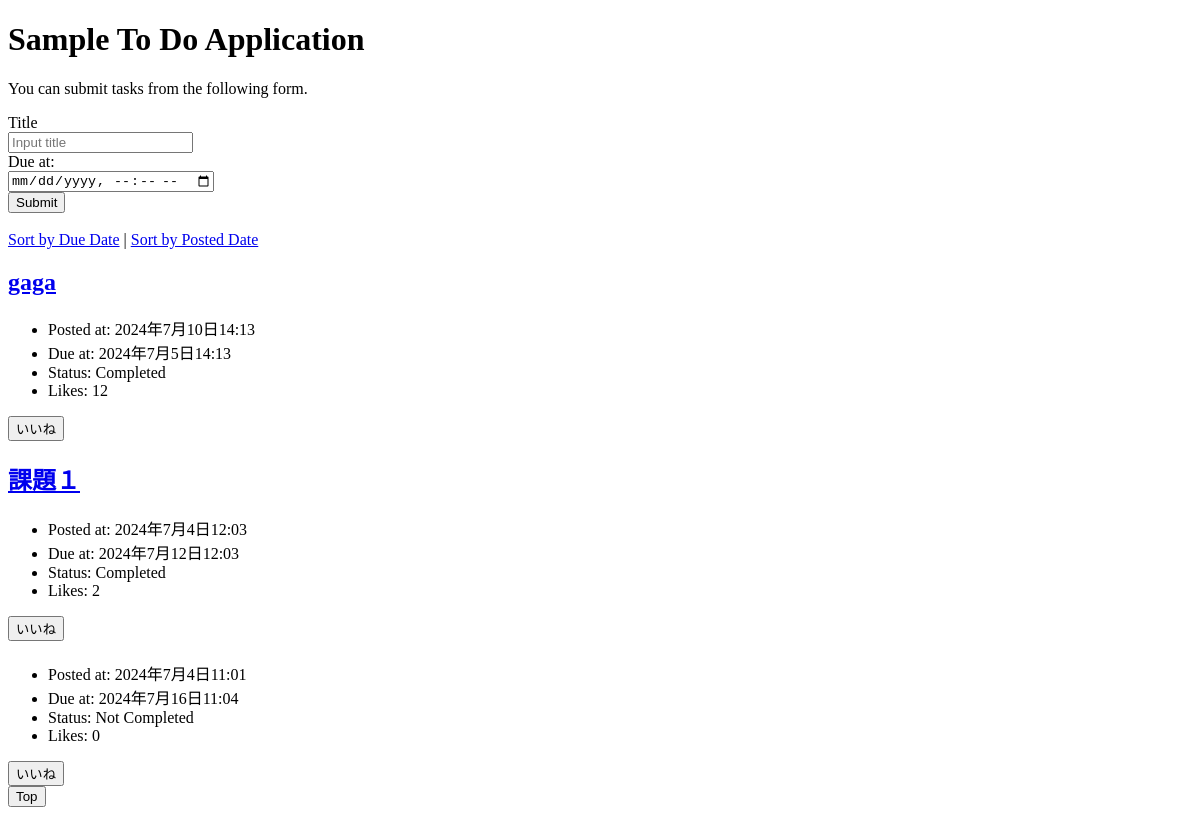
The page / on the database its author committed.
### todo/models.py (models this page shows, shortened)
class Task(models.Model):
    title = models.CharField(max_length=100)
    completed = models.BooleanField(default=False)
    posted_at = models.DateTimeField(default=timezone.now)
    due_at = models.DateTimeField(null=True, blank=True)
    likes = models.PositiveIntegerField(default=0)

### todo/views.py (the view)
# urls.py: path('', todo_views.index, name='index'),
def index(request):
    if request.method == 'POST':
        task = Task(title=request.POST['title'],
                due_at=make_aware (parse_datetime(request.POST['due_at'])))
        task.save()
    if request.GET.get('order') == 'due':
        tasks = Task.objects.order_by('due_at')
    else:
        tasks = Task.objects.order_by('-posted_at')
    context = {
        'tasks': tasks
    }
    return render(request, 'todo/index.html', context)

### todo/templates/todo/index.html (shortened to what this page needs)
{% load static %}
<!DOCTYPE html>
<html lang="ja">
  <head>
    <link rel="stylesheet" type="text/css" href="./css/index.css" />
  </head>
  <body>
    <h1>Sample To Do Application</h1>
    <p>You can submit tasks from the following form.</p>
    <form action="{% url 'index' %}" method="post">
      <div>
        <label for="titleInput">Title</label><br>
        <input id="titleInput" name="title" type="text" placeholder="Input title">
      </div>
      <div>
        <label for="dueInput">Due at:</label><br>
        <input id="dueInput" name="due_at" type="datetime-local">
      </div>
      <div>
        <button type="submit">Submit</button>
      </div>
    </form>
    <br>
    <div>
      <a href="{% url 'index' %}?order=due">Sort by Due Date</a> |
      <a href="{% url 'index' %}?order=post">Sort by Posted Date</a>
    </div>
    {% for task in tasks %}
    <div class="text">
      <h2><a href="{% url 'detail' task.id %}">{{ task.title }}</a></h2>
      <ul>
        <li>Posted at: {{ task.posted_at }}</li>
        {% if task.due_at %}
        <li>Due at: {{ task.due_at }}</li>
        {% endif %}
        {% if task.completed %}
        <li>Status: Completed</li>
        {% else %}
        <li>Status: Not Completed</li>
        {% endif %}
        <li>Likes: {{ task.likes }}</li>
      </ul>
      <form action="{% url 'like' task.id %}" method="post">
        <button type="submit">いいね</button>
      </form>
    </div>
    {% endfor %}
    <button id="scrollToTopButton">Top</button>
  </body>
</html>

### rows shown on the page
Task: title "gaga", posted_at "2024年7月10日14:13", due_at "2024年7月5日14:13", completed "Status: Completed", likes "12"
Task: title "課題１", posted_at "2024年7月4日12:03", due_at "2024年7月12日12:03", completed "Status: Completed", likes "2"
Task: posted_at "2024年7月4日11:01", due_at "2024年7月16日11:04", completed "Status: Not Completed", likes "0"
